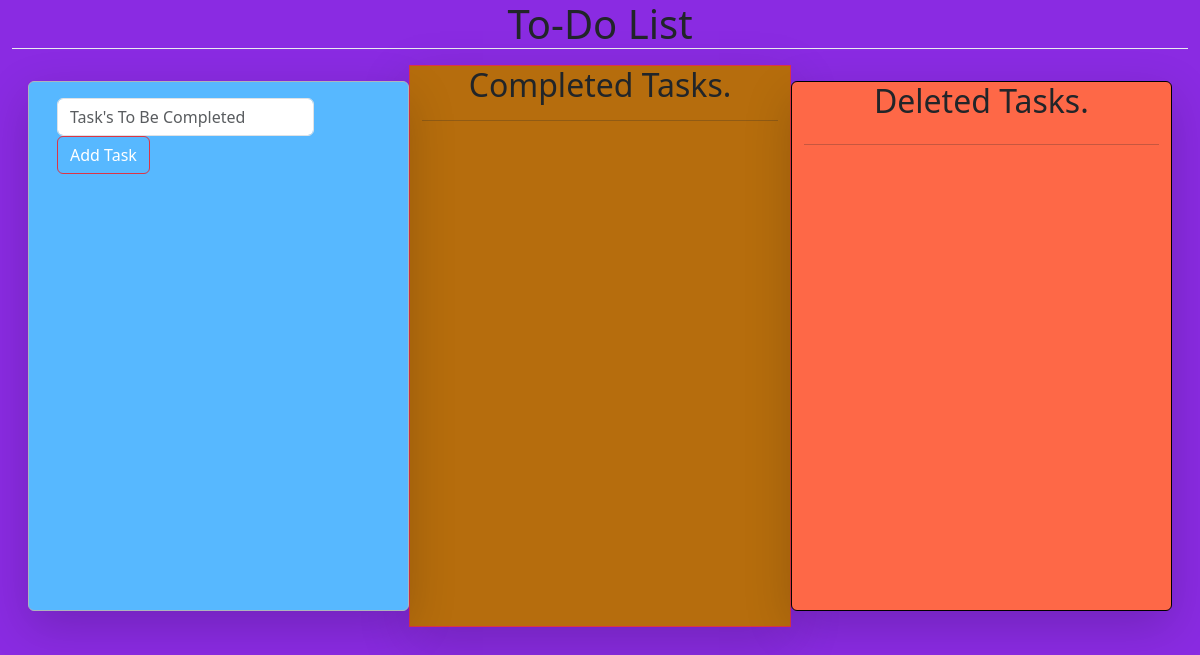
The app's page /, older data.
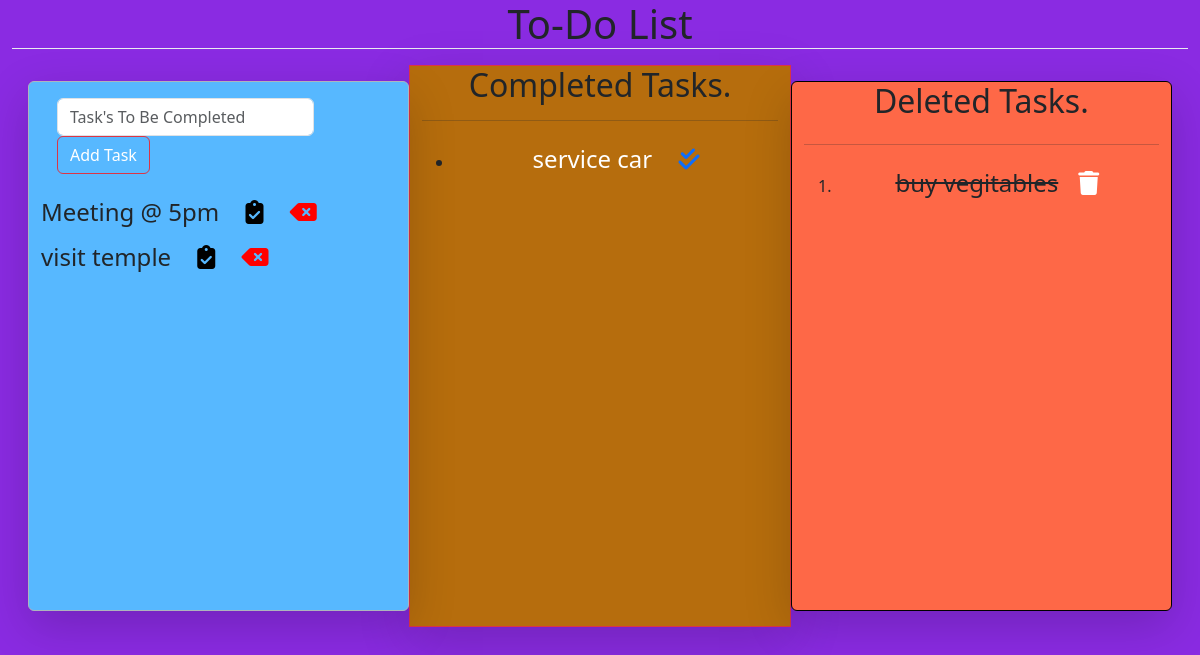
The same page, newer data.
### home/models.py (models this page shows)
class Tasks(models.Model):
    task_description=models.CharField(max_length=100)
    status=models.CharField(default="pending",max_length=50)

### home/views.py (the view, shortened to what this page needs)
# urls.py: 2. Add a URL to urlpatterns:  path('', views.home, name='home')
def home(request):
    queryset = Tasks.objects.all()
    context = {'Tasks': queryset}
    return render(request, 'index.html', context)

### home/templates/index.html (shortened to what this page needs)
<!DOCTYPE html>
<html lang="en">
  <head>
    <link rel="stylesheet" href="https://cdnjs.cloudflare.com/ajax/libs/font-awesome/6.4.2/css/all.min.css" />
    <link href="https://cdn.jsdelivr.net/npm/bootstrap@5.3.2/dist/css/bootstrap.min.css" rel="stylesheet" />
    <link rel="stylesheet" href="/static/index.css" />
  </head>
  <body>
    <div class="container-fluid">
      <h2 class="h1 border-bottom border-light-subtle" style="text-align: center; ">To-Do List</h2>
      <div class="row m-3">
        <div class="col-4 col-md-12 col-lg-4 col-sm-12 my-3 border border-dark-subtle shadow-lg card" id="left" style="height: 530px;background-color: #57B8FF; ">
          <div class="input-group">
            <div class="form p-3">
              <form action="" method="post">
                <input type="text" class="form-control" required name="task" placeholder="Task's To Be Completed" aria-label="Recipient's username with two button addons" />
                <button class="btn btn-outline-secondary border border-danger" type="submit" style="color: white;">Add Task</button>
              </form>
            </div>
          </div>
          <div class="tasks" style="overflow: scroll; overflow-x: hidden;">
            {% for task in Tasks %}
              {% if task.status == 'pending' %}
                <div class="lists " >
                  <h4 class="draggable" draggable="true">
                    {{ task.task_description }}
                    <a href="{% url 'completed_tasks' task.id %}" style="text-decoration: none;"><i class="fa-solid fa-clipboard-check" style="cursor: pointer;color: black;"></i></a>
                    <a href="{% url 'deleted_tasks' task.id %}" style="text-decoration: none;"><i class="fa-solid fa-delete-left" style="cursor: not-allowed;color: red;"></i></a>
                  </h4>
                </div>
              {% endif %}
            {% endfor %}
          </div>
        </div>
        <div class="div2 col-4 col-md-12 col-lg-4 col-sm-12 border border-danger shadow-lg" id="right" style="background-color: #B66D0D;">
          <h2 style="background-color: #B66D0D;text-align: center;">Completed Tasks.</h2>
          <hr />
          <div class="tasks droppable" id="completed-tasks" style="overflow: scroll; overflow-x: hidden;">
            <ul>
              {% for task in Tasks %}
                {% if task.status == 'completed' %}
                  <li class="draggable" draggable="true">
                    <h4 style="background-color: #B66D0D; text-align: center;color: white;">{{ task.task_description }} <a class="" href="{% url 'remove_tasks' task.id %}" style="text-decoration: none;"><i class="fa-solid fa-check-double" style="background-color: #B66D0D;"></i></a></h4>
                  </li>
                {% endif %}
              {% endfor %}
            </ul>
          </div>
        </div>
        <div class="del col-4 col-md-12 col-lg-4 col-sm-12 div3 my-3 border border-black shadow-lg card" style="background-color: #FE6847;">
          <h2 style="background-color: #FE6847;text-align: center;">Deleted Tasks.</h2>
          <hr />
          <div class="tasks droppable" id="deleted-tasks" style="overflow: scroll; overflow-x: hidden;">
            <ol style="background-color: #FE6847;">
              {% for task in Tasks %}
                {% if task.status == 'deleted' %}
                  <li class="draggable" draggable="true">
                    <h4 style="background-color: #FE6847; text-align: center;text-decoration: line-through;">{{ task.task_description }}<a class="" href="{% url 'remove_tasks' task.id %}" style="text-decoration: none;"><i class="fa-solid fa-trash" style="color: white;"></i></a></h4>
                  </li>
                {% endif %}
              {% endfor %}
            </ol>
          </div>
        </div>
      </div>
    </div>
  </body>
</html>

### home/static/index.css (style rules this page uses)
body { margin:0; padding: 0; background-color: blueviolet; }
.h1 { margin-bottom: 2px solid white; }
.fa-solid { padding-left: 20px; padding-top: 10px; cursor:pointer; }

Row changes from the older to the newer data that the page shows:
added Tasks: task_description "Meeting @ 5pm"
added Tasks: task_description "visit temple"
added Tasks: task_description "service car", shown under "Completed Tasks."
added Tasks: task_description "buy vegitables", shown under "Deleted Tasks."
